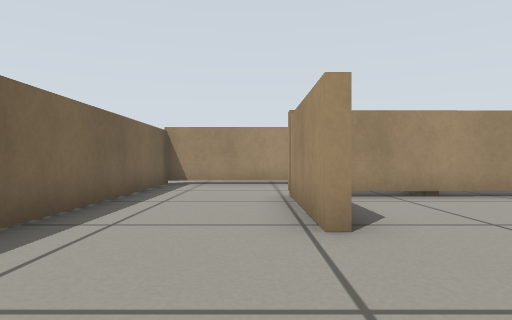
view 1 (above)

16 first-person views from a walk through a robot-simulator world made for Gazebo. The camera is 0.34 m above the floor, looks level and sees 75° across. The floor is counted in squares, 0.5 m on a side. Each view is taken from the middle of a square. On the plan, view 1 faces up. The plan holds only what a view shows up to about 10 squares ahead; the rest is blank.

view 2
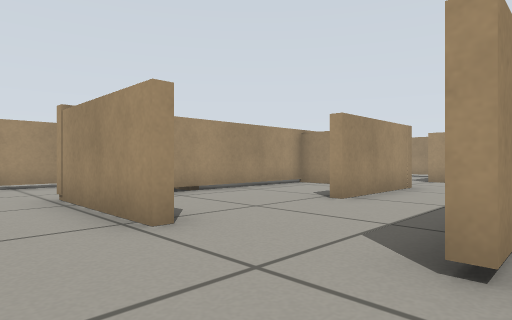

view 3
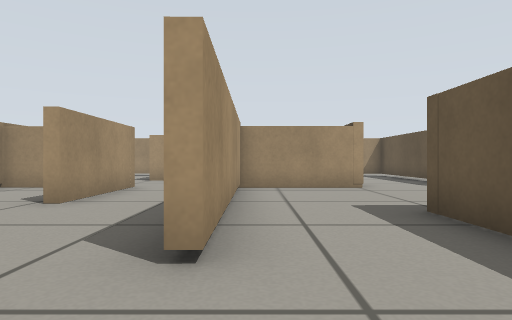

view 4
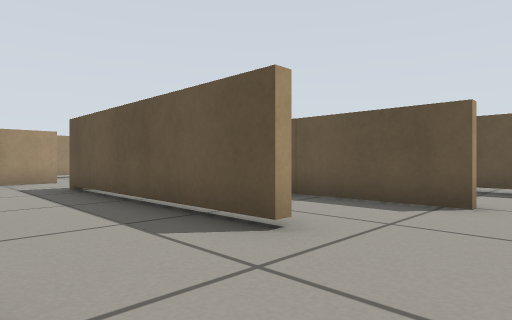

view 5
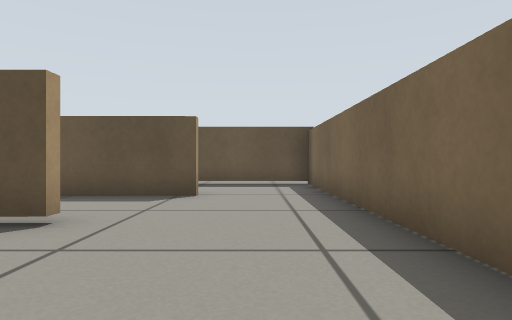

view 6
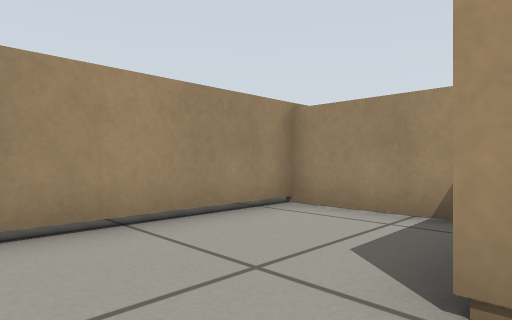

view 7
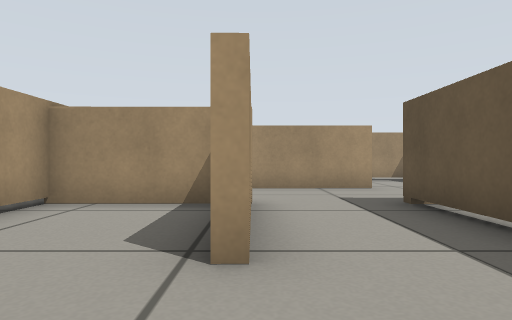

view 8
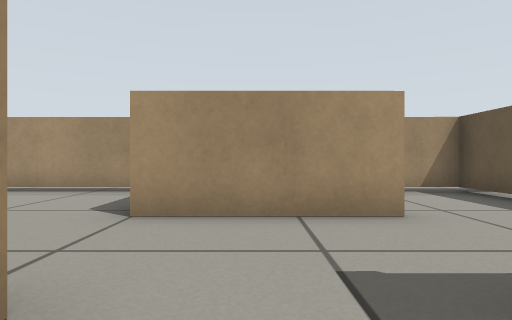

view 9
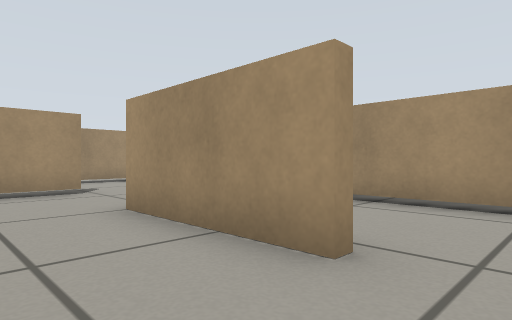

view 10
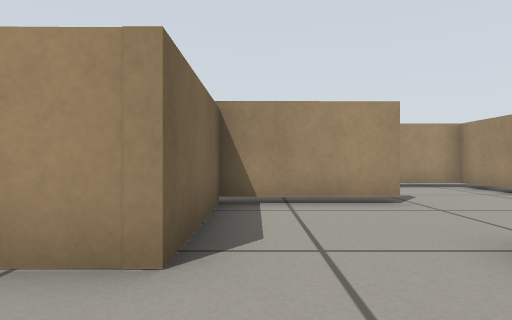

view 11
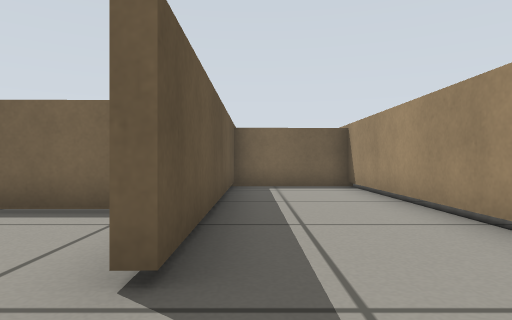

view 12
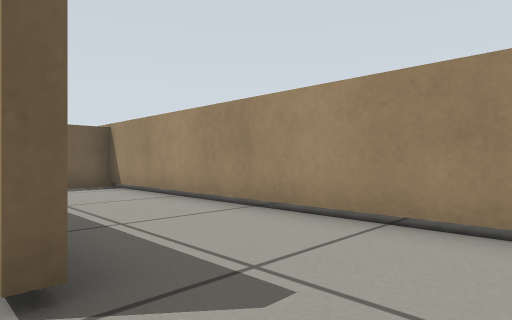

view 13
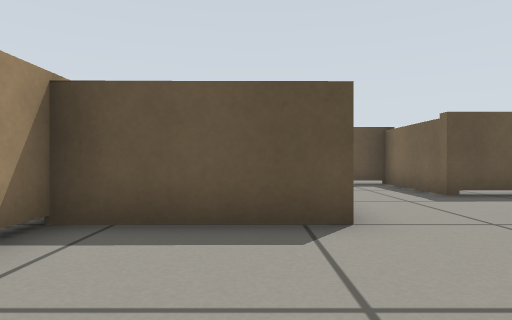

view 14
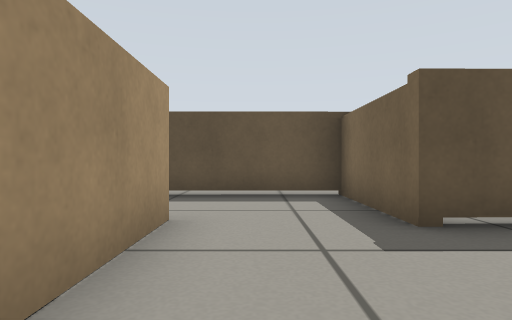

view 15
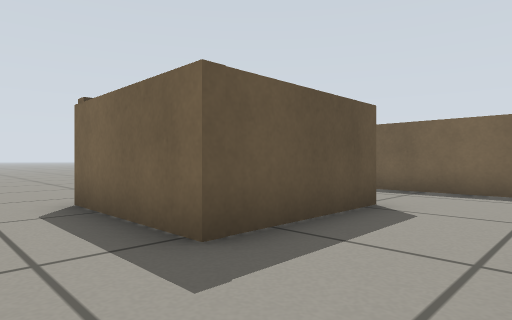

view 16
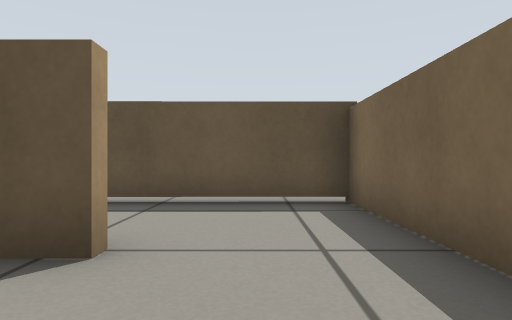

### Floor plan
Key: @ floor where view 1 was taken; # wall or solid block; . floor; T thing the floor can be seen under or through.
Columns run from 3 left of view 1 to 14 right of it. Each row starts with its distance up from view 1.
 11                 ..
 10  ###############T.
  9 ##....#.........T.
  8 #.....#.........T.
  7 # ....T.........T.
  6  #..TTTTTTT###..T.
  5  #..T.....#.....T.
  4  #..#.....#... TT
  3  #......###..## #.
  2  #...........#  #.
  1  #...######..#..#.
  0  #.@......#.....#.
 -1  #........#.....#
 -2  #..###...##TTTT#
 -3  #..  #.........
 -4  #... #......
 -5  #TTT #.
 -6  .......
 -7       ..

Where each view was taken, in squares from view 1:
view 1: 0 up, 0 right, facing up
view 2: 0 up, 1 left, facing up-right
view 3: 0 up, 1 left, facing right
view 4: 3 up, 1 left, facing down-right
view 5: 4 up, 1 left, facing down
view 6: 6 up, 1 left, facing up-right
view 7: 3 up, 2 right, facing right
view 8: 2 up, 6 right, facing right
view 9: 1 down, 8 right, facing up-right
view 10: 1 up, 8 right, facing up
view 11: 7 up, 12 right, facing left
view 12: 6 up, 12 right, facing up-left
view 13: 7 up, 11 right, facing down
view 14: 4 up, 9 right, facing down
view 15: 0 up, 5 right, facing down-left
view 16: 0 up, 1 left, facing down
